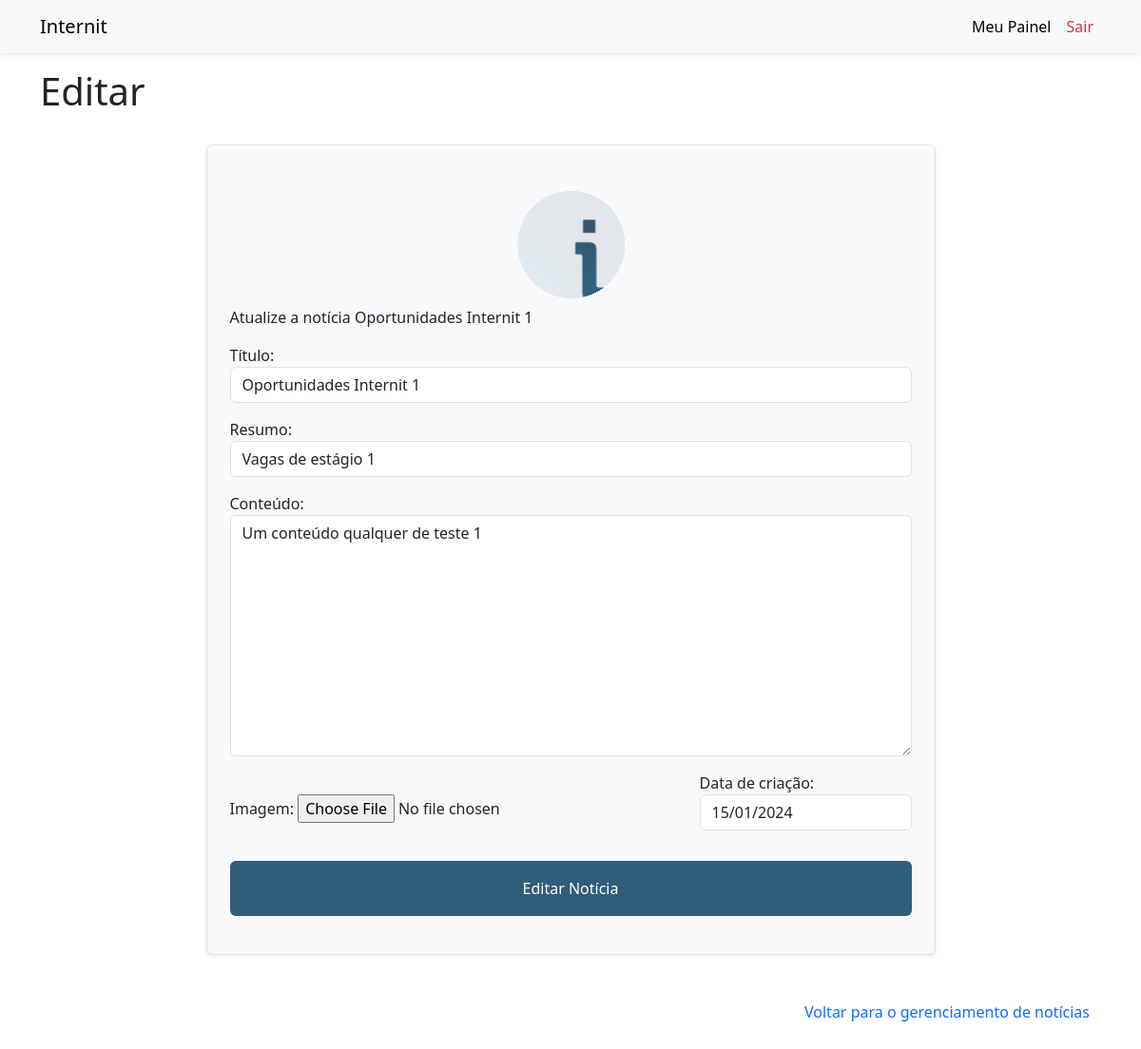
Screenshot of /noticias/editar.php?id=1 (signed in) with the database file from the repository.
### tables this page shows
CREATE TABLE noticias (
    id INT NOT NULL AUTO_INCREMENT,
    titulo VARCHAR(50) NOT NULL,
    data_criacao DATE NOT NULL,
    resumo VARCHAR(100) NOT NULL,
    imagem VARCHAR(255),
    conteudo TEXT NOT NULL,
    destaque BOOLEAN NOT NULL,
    usuario_id INT NOT NULL,
    PRIMARY KEY (id),
    FOREIGN KEY (usuario_id) REFERENCES usuarios(id)
);

### Class/NoticiasClass.php (called while the page is built, shortened)
<?php
class Noticias
{
    public function listar_por_id( $id )
    {
        $query = "SELECT *, DATE_FORMAT (data_criacao, '%d/%m/%Y') AS data_criacao FROM noticias WHERE id = :id ";
        $sql = $this->pdo->prepare( $query );
        $sql->bindValue( ':id', $id );
        $sql->execute();
        return $sql;
    }
}

### Class/UsuariosClass.php (called while the page is built, shortened)
<?php
class Usuarios
{
    public function listar_por_id( $id )
    {
        $query = "SELECT * FROM usuarios WHERE id = :id";
        $sql = $this->pdo->prepare( $query );
        $sql->bindValue( ':id', $id );
        $sql->execute();
        if($sql->rowCount() > 0 ){
            $usuario = $sql->fetch();
            return $usuario;
        }
    }
}

### Components/FormEditarNoticiaComponent.php (the view)
<form method="POST" enctype="multipart/form-data" class="form-control shadow-sm m-auto pt-5 pb-3 px-4  bg-body-tertiary" style="max-width: 767px;">
    <div class="d-flex flex-column">
        <img src="../Assets/logo-internit.png" alt="Logo da empresa Internit" class="m-auto mb-2" />
        <p class="mb-3">Atualize a notícia <?= $noticia['titulo'] ?></p>
    </div>
    <div class="mb-3">
        <label for="titulo">Título:</label>
        <input type="text" class="form-control" name="titulo" id="titulo" style="box-shadow: none !important;" placeholder="Um novo titulo" value="<?= $noticia['titulo'] ?>" required>
    </div>
    <div class="mb-3">
        <label for="resumo">Resumo:</label>
        <input type="text" class="form-control" name="resumo" id="resumo" style="box-shadow: none !important;" placeholder="Resumo da notícia" value="<?= $noticia['resumo'] ?>" required>
    </div>
    <div class="mb-3">
        <label class="w-100" for="conteudo">Conteúdo:</label>
        <textarea class="form-control" name="conteudo" id="conteudo" cols="30" rows="10" style="box-shadow: none !important;" placeholder="Conteúdo da notícia" required><?= $noticia['conteudo'] ?></textarea>
    </div>
    <div class="row align-items-center mb-3">
        <div class="mb-3 mb-lg-0 col order-2 order-lg-0">
            <label for="imagem">Imagem:</label>
            <input type="file" name="imagem" id="imagem">
        </div>
        <div class="mb-4 mb-lg-3 col-4">
            <label for="data_criacao">Data de criação:</label>
            <input type="text" class="form-control" name="data_criacao" id="data_criacao" style="box-shadow: none !important;" placeholder="17/01/2024" value="<?= $noticia['data_criacao'] ?>" required>
        </div>
    </div>
    <div class="mb-4">
        <input type="submit" class="btn w-100 py-3 text-white" name="atualizar_noticia" value="Editar Notícia" style="background-color: #315d7b" />
    </div>
</form>
<?php if( $usuario_logado['adm'] ){ ?>
<div class="container w-100 my-5 d-flex justify-content-end">
    <a class="text-decoration-none" href="../noticias/todas.php">Voltar para o gerenciamento de notícias</a>
</div>
<?php } else { ?>
<div class="container w-100 my-5 d-flex justify-content-end">
    <a class="text-decoration-none" href="../noticias/todas.php">Voltar para todas as notícias</a>
</div>
<?php } ?>

### rows the page displays
noticias: titulo "Oportunidades Internit 1", resumo "Vagas de estágio 1", conteudo "Um conteúdo qualquer de teste 1"
